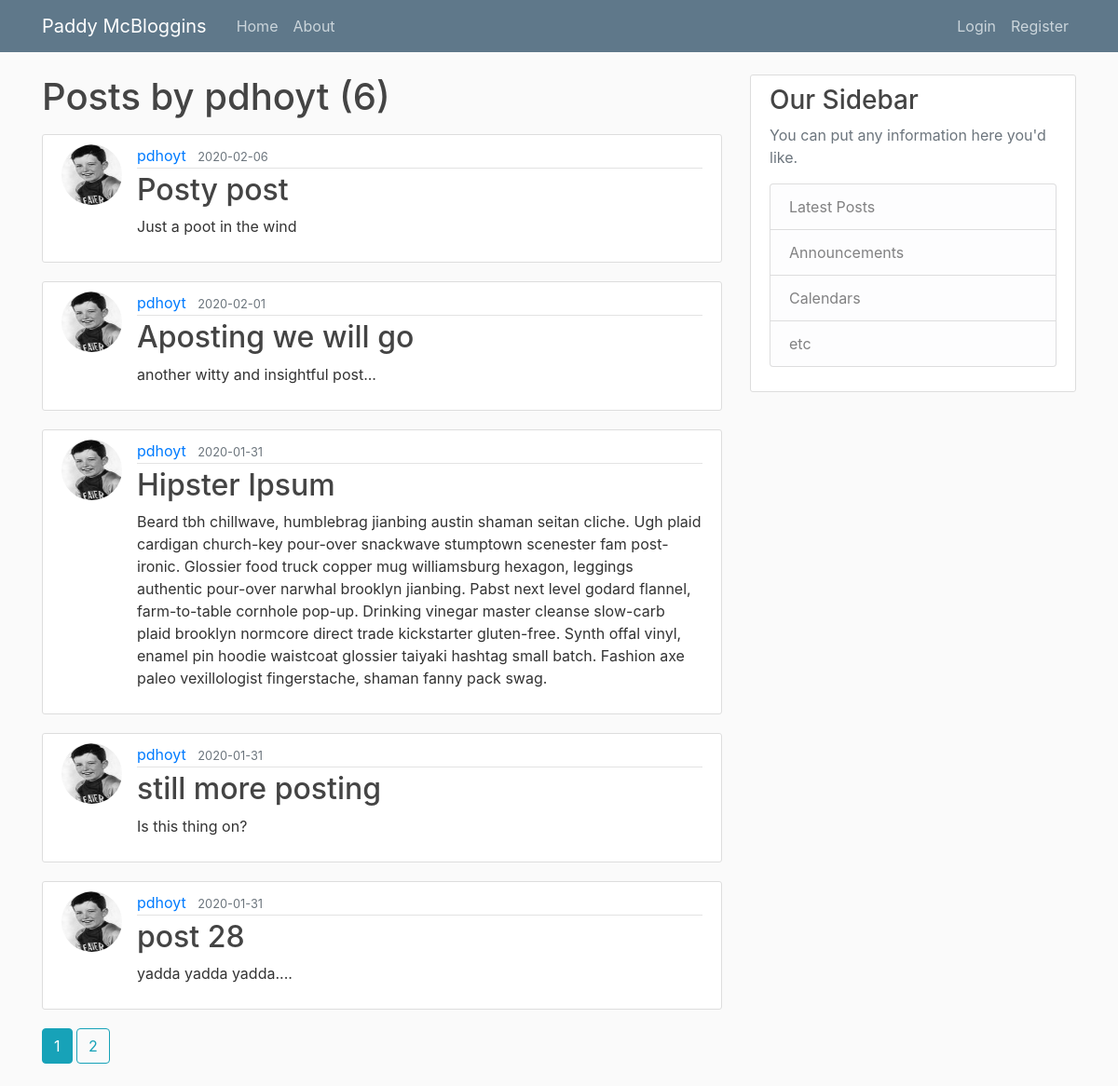
/users/pdhoyt, run on the app's committed database.
### flaskblog/models.py (models this page shows, shortened)
class User(db.Model, UserMixin):
    id = db.Column(db.Integer, primary_key=True)
    username = db.Column(db.String(20), unique = True, nullable = False)
    email = db.Column(db.String(120), unique = True, nullable = False)
    image_file = db.Column(db.String(20), nullable = False, default = 'default.jpg')
    password = db.Column(db.String(60), nullable = False)
    posts = db.relationship('Post', backref='author', lazy=True)

class Post(db.Model):
    id = db.Column(db.Integer, primary_key=True)
    title = db.Column(db.String(100), nullable = False)
    date_posted = db.Column(db.DateTime, nullable = False, default=datetime.utcnow)
    content = db.Column(db.Text, nullable = False)
    user_id = db.Column(db.Integer, db.ForeignKey('user.id'), nullable = False)

### flaskblog/users/routes.py (the view)
@users.route('/users/<string:username>')
def user_posts(username):
    page = request.args.get('page', 1, type=int)
    user=User.query.filter_by(username=username).first_or_404()
    posts = Post.query.filter_by(author=user)\
        .order_by(Post.date_posted.desc())\
        .paginate(page=page, per_page=5)
    return render_template('user_posts.html', posts=posts, user=user)

### flaskblog/templates/user_posts.html
{% extends "layout.html" %}
{% block content %}
    <h1 class="mb-3">Posts by {{ user.username }} ({{ posts.total }})</h1>
    {% for post in posts.items %}
        <article class="media content-section">
            <img class="rounded-circle article-img" src="{{ url_for('static', filename='profile_pics/' + post.author.image_file) }}">
            <div class="media-body">
            <div class="article-metadata">
                <a class="mr-2" href="{{ url_for('users.user_posts', username=post.author.username)}}">{{ post.author.username }}</a>
                <small class="text-muted">{{ post.date_posted.strftime('%Y-%m-%d') }}</small>
            </div>
            <h2><a class="article-title" href="{{ url_for('posts.post', post_id=post.id) }}">{{ post.title }}</a></h2>
            <p class="article-content">{{ post.content }}</p>
            </div>
        </article>
    {% endfor %}
    {% for page_num in posts.iter_pages(left_edge=1, right_edge=1, left_current=1, right_current=2) %}
        {% if page_num %}
            {% if posts.page == page_num %}
                <a class="btn btn-info mb-4" href="{{ url_for('users.user_posts', username=user.username, page=page_num )}}">{{ page_num }}</a>
            {% else %}
                <a class="btn btn-outline-info mb-4" href="{{ url_for('users.user_posts', username=user.username, page=page_num )}}">{{ page_num }}</a>
            {% endif %}
        {% else %}
            ...
        {% endif %}
    {% endfor %}
{% endblock content %}

### flaskblog/static/main.css (style rules this page uses)
body { background: #fafafa; color: #333333; margin-top: 5rem; }
h1, h2, h3, h4, h5, h6 { color: #444444; }
.content-section { background: #ffffff; padding: 10px 20px; border: 1px solid #dddddd; border-radius: 3px; margin-bottom: 20px; }
.article-title { color: #444444; }
.article-content { white-space: pre-line; }
.article-img { height: 65px; width: 65px; margin-right: 16px; }
.article-metadata { padding-bottom: 1px; margin-bottom: 4px; border-bottom: 1px solid #e3e3e3 }

### data on the page
User: username "pdhoyt"
Post: image_file (picture), author.username "pdhoyt", date_posted "2020-02-06", title "Posty post", content "Just a poot in the wind"
Post: image_file (picture), author.username "pdhoyt", date_posted "2020-02-01", title "Aposting we will go", content "another witty and insightful post..."
Post: image_file (picture), author.username "pdhoyt", date_posted "2020-01-31", title "Hipster Ipsum", content "Beard tbh chillwave, humblebrag jianbing austin shaman seitan cliche. Ugh plaid cardigan church-key pour-over snackwave stumptown scenester fam post-ironic. Glossier food truck copper mug williamsburg hexagon, leggings authentic pour-over narwhal brooklyn jianbing. Pabst next level godard flannel, farm-to-table cornhole pop-up. Drinking vinegar master cleanse slow-carb plaid brooklyn normcore direct trade kickstarter gluten-free. Synth offal vinyl, enamel pin hoodie waistcoat glossier taiyaki hashtag small batch. Fashion axe paleo vexillologist fingerstache, shaman fanny pack swag."
Post: image_file (picture), author.username "pdhoyt", date_posted "2020-01-31", title "still more posting", content "Is this thing on?"
Post: image_file (picture), author.username "pdhoyt", date_posted "2020-01-31", title "post 28", content "yadda yadda yadda...."

### other printed values
{{ posts.total }} "6"
{{ page_num }} "1"
{{ page_num }} "2"
